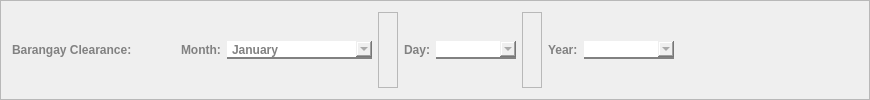
           <widget class="QFrame" name="bc_frame_edit">
            <property name="frameShape">
             <enum>QFrame::StyledPanel</enum>
            </property>
            <property name="frameShadow">
             <enum>QFrame::Raised</enum>
            </property>
            <layout class="QHBoxLayout" name="horizontalLayout_54">
             <item>
              <widget class="QLabel" name="label_116">
               <property name="styleSheet">
                <string notr="true">font-family: Segoe UI;
				font-weight: bold;
				color: #818181;

border-radius: 0px;
border-color: white;
border-width: 0px;</string>
               </property>
               <property name="text">
                <string>Barangay Clearance:             </string>
               </property>
              </widget>
             </item>
             <item>
              <widget class="QLabel" name="label_117">
               <property name="styleSheet">
                <string notr="true">font-family: Segoe UI;
				font-weight: bold;
				color: #818181;

border-radius: 0px;
border-color: white;
border-width: 0px;</string>
               </property>
               <property name="text">
                <string>Month:</string>
               </property>
              </widget>
             </item>
             <item>
              <widget class="QComboBox" name="bc_choose_month_comboBox_edit">
               <property name="minimumSize">
                <size>
                 <width>145</width>
                 <height>0</height>
                </size>
               </property>
               <property name="maximumSize">
                <size>
                 <width>175</width>
                 <height>16777215</height>
                </size>
               </property>
               <property name="cursor">
                <cursorShape>PointingHandCursor</cursorShape>
               </property>
               <property name="styleSheet">
                <string notr="true">QComboBox {
				font-family: Segoe UI;
				font-weight: bold;
				color: #818181;
                border: none;
                border-bottom: 2px solid #818181;
            }

QComboBox::hover{
color: #565656;
border-bottom: 2px solid #565656;
}

</string>
               </property>
               <item>
                <property name="text">
                 <string>January</string>
                </property>
               </item>
               <item>
                <property name="text">
                 <string>February</string>
                </property>
               </item>
               <item>
                <property name="text">
                 <string>March</string>
                </property>
               </item>
               <item>
                <property name="text">
                 <string>April</string>
                </property>
               </item>
               <item>
                <property name="text">
                 <string>May</string>
                </property>
               </item>
               <item>
                <property name="text">
                 <string>June</string>
                </property>
               </item>
               <item>
                <property name="text">
                 <string>July</string>
                </property>
               </item>
               <item>
                <property name="text">
                 <string>August</string>
                </property>
               </item>
               <item>
                <property name="text">
                 <string>September</string>
                </property>
               </item>
               <item>
                <property name="text">
                 <string>October</string>
                </property>
               </item>
               <item>
                <property name="text">
                 <string>November</string>
                </property>
               </item>
               <item>
                <property name="text">
                 <string>December</string>
                </property>
               </item>
              </widget>
             </item>
             <item>
              <widget class="QFrame" name="frame_76">
               <property name="minimumSize">
                <size>
                 <width>20</width>
                 <height>0</height>
                </size>
               </property>
               <property name="frameShape">
                <enum>QFrame::StyledPanel</enum>
               </property>
               <property name="frameShadow">
                <enum>QFrame::Raised</enum>
               </property>
              </widget>
             </item>
             <item>
              <widget class="QLabel" name="label_118">
               <property name="styleSheet">
                <string notr="true">font-family: Segoe UI;
				font-weight: bold;
				color: #818181;

border-radius: 0px;
border-color: white;
border-width: 0px;</string>
               </property>
               <property name="text">
                <string>Day:</string>
               </property>
              </widget>
             </item>
             <item>
              <widget class="QComboBox" name="bc_choose_day_comboBox_edit">
               <property name="minimumSize">
                <size>
                 <width>80</width>
                 <height>0</height>
                </size>
               </property>
               <property name="maximumSize">
                <size>
                 <width>80</width>
                 <height>16777215</height>
                </size>
               </property>
               <property name="cursor">
                <cursorShape>PointingHandCursor</cursorShape>
               </property>
               <property name="styleSheet">
                <string notr="true">QComboBox {
				font-family: Segoe UI;
				font-weight: bold;
				color: #818181;
                border: none;
                border-bottom: 2px solid #818181;
            }

QComboBox::hover{
color: #565656;
border-bottom: 2px solid #565656;
}

</string>
               </property>
              </widget>
             </item>
             <item>
              <widget class="QFrame" name="frame_97">
               <property name="minimumSize">
                <size>
                 <width>20</width>
                 <height>0</height>
                </size>
               </property>
               <property name="frameShape">
                <enum>QFrame::StyledPanel</enum>
               </property>
               <property name="frameShadow">
                <enum>QFrame::Raised</enum>
               </property>
              </widget>
             </item>
             <item>
              <widget class="QLabel" name="label_119">
               <property name="styleSheet">
                <string notr="true">font-family: Segoe UI;
				font-weight: bold;
				color: #818181;

border-radius: 0px;
border-color: white;
border-width: 0px;</string>
               </property>
               <property name="text">
                <string>Year:</string>
               </property>
              </widget>
             </item>
             <item>
              <widget class="QComboBox" name="bc_choose_year_comboBox_edit">
               <property name="minimumSize">
                <size>
                 <width>90</width>
                 <height>0</height>
                </size>
               </property>
               <property name="maximumSize">
                <size>
                 <width>80</width>
                 <height>16777215</height>
                </size>
               </property>
               <property name="cursor">
                <cursorShape>PointingHandCursor</cursorShape>
               </property>
               <property name="styleSheet">
                <string notr="true">QComboBox {
				font-family: Segoe UI;
				font-weight: bold;
				color: #818181;
                border: none;
                border-bottom: 2px solid #818181;
            }

QComboBox::hover{
color: #565656;
border-bottom: 2px solid #565656;
}

</string>
               </property>
              </widget>
             </item>
             <item>
              <spacer name="horizontalSpacer_77">
               <property name="orientation">
                <enum>Qt::Horizontal</enum>
               </property>
               <property name="sizeHint" stdset="0">
                <size>
                 <width>184</width>
                 <height>20</height>
                </size>
               </property>
              </spacer>
             </item>
            </layout>
           </widget>
